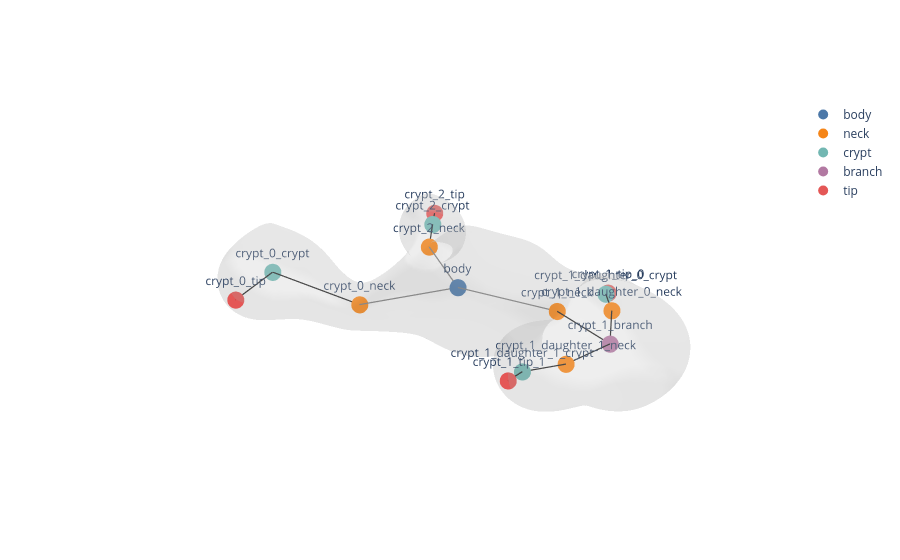
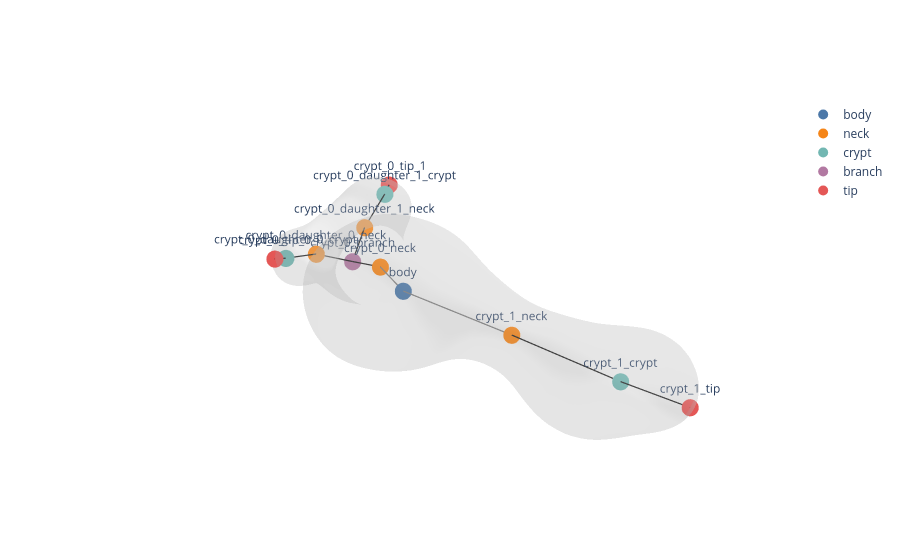
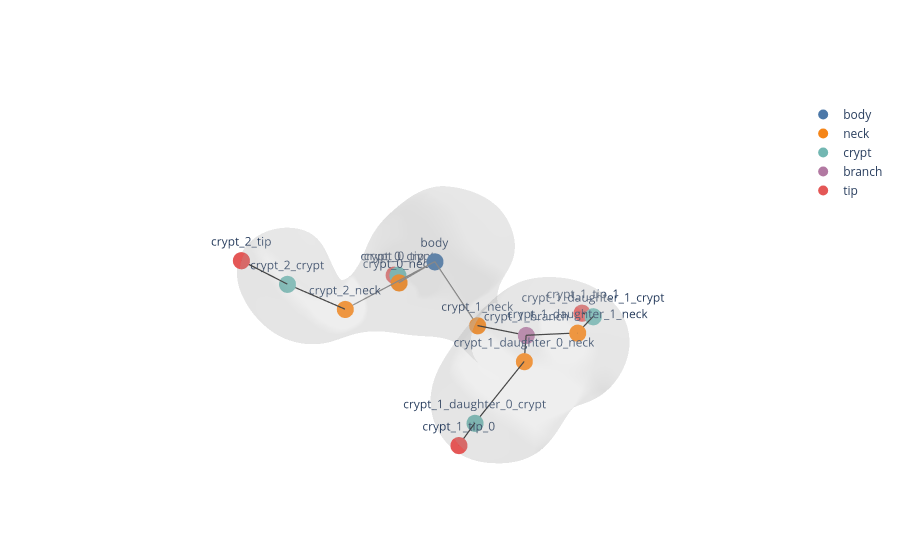
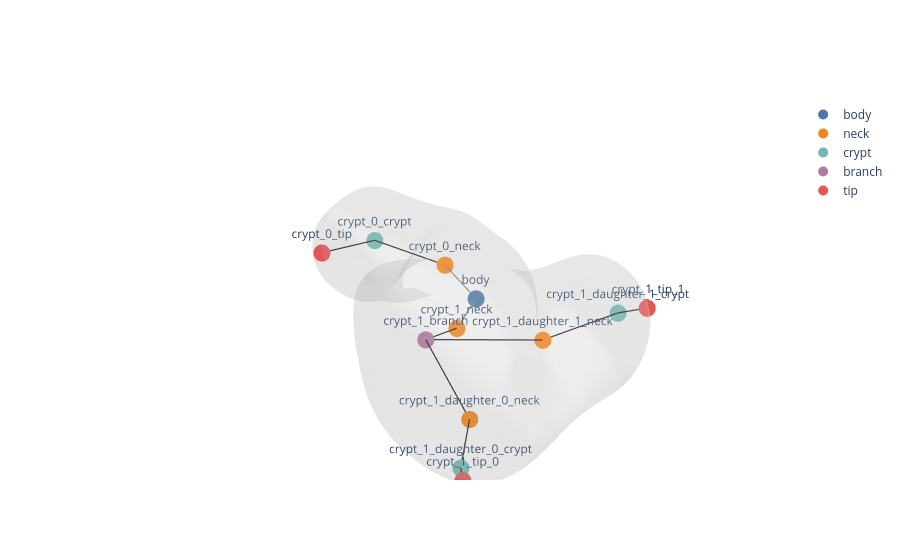

Write notebook code for charts like these, in order.
### Markdown cell above
## 4) Build skeletons for the batch

The function below is the main tuning loop. It runs detection and skeleton construction for every organoid in `organoid_records`, then displays each skeleton figure before its tables.

### Code cell
def split_growth_candidates(skel_vars):
    initial_patches = skel_vars.get("initial_patches", [])
    validations = skel_vars.get("split_validations", [])
    rows = []
    for i, validation in enumerate(validations):
        if validation.get("reason") in {"not_refined_split", "split_validation_disabled"}:
            continue
        boundary_lengths = validation.get("boundary_lengths") or []
        if not boundary_lengths:
            continue
        initial_patch = initial_patches[i] if i < len(initial_patches) else []
        rows.append((i, validation, initial_patch))
    return rows


def plot_split_growth_perimeter(validation, *, title=None):
    lengths = np.asarray(validation.get("boundary_lengths") or [], dtype=float)
    sizes = np.asarray(validation.get("region_sizes") or [], dtype=float)
    if lengths.size == 0 or sizes.size != lengths.size:
        return None

    grown = sizes - sizes[0]
    fig, ax = plt.subplots(figsize=(6.5, 3.0), dpi=120)
    ax.plot(grown, lengths, marker="o", markersize=2.5, linewidth=1.25, color="#264653")
    ax.set_xlabel("vertices grown")
    ax.set_ylabel("boundary perimeter")
    if title:
        ax.set_title(title)

    min_index = validation.get("minimum_index")
    if min_index is not None and 0 <= int(min_index) < lengths.size:
        min_index = int(min_index)
        label = "selected neckline" if validation.get("kept_as_split") else "global minimum candidate"
        ax.scatter(
            [grown[min_index]],
            [lengths[min_index]],
            s=42,
            color="#e76f51",
            edgecolor="white",
            linewidth=0.8,
            zorder=5,
            label=label,
        )
        ax.axvline(grown[min_index], color="#e76f51", linestyle="--", linewidth=0.9, alpha=0.75)
        ax.legend(frameon=False, loc="best")

    ax.grid(alpha=0.25, linewidth=0.6)
    fig.tight_layout()
    return fig


def display_split_growth_plots(mesh, skel_vars, *, label_uid):
    candidates = split_growth_candidates(skel_vars)
    if not candidates:
        return

    display(HTML("<h4>Split-stem growth diagnostics</h4>"))
    for parent_idx, validation, initial_patch in candidates:
        reason = validation.get("reason")
        kept = "kept" if validation.get("kept_as_split") else "flattened"
        title = f"{label_uid} parent candidate {parent_idx} ({kept}: {reason})"

        perimeter_fig = plot_split_growth_perimeter(validation, title=title)
        if perimeter_fig is not None:
            display(perimeter_fig)
            plt.close(perimeter_fig)


def graph_measurements(graph):
    rows = []
    for crypt_id in graph.crypt_ids():
        direction = crypt_attachment_direction(graph, crypt_id)
        rows.append(
            dict(
                crypt_id=crypt_id,
                path_length=crypt_path_length(graph, crypt_id),
                straight_distance=crypt_straight_distance(graph, crypt_id),
                tortuosity=crypt_tortuosity(graph, crypt_id),
                bend_angle_rad=crypt_bend_angle(graph, crypt_id),
                attachment_x=direction[0],
                attachment_y=direction[1],
                attachment_z=direction[2],
            )
        )
    return pd.DataFrame(rows)


def run_skeleton_pipeline(
    record,
    *,
    detection_kwargs=None,
    filter_kwargs=None,
    build_kwargs=None,
    show_tables=True,
    show_plots=True,
):
    detection_kwargs = dict(DETECTION_KWARGS if detection_kwargs is None else detection_kwargs)
    filter_kwargs = dict(FILTER_KWARGS if filter_kwargs is None else filter_kwargs)
    build_kwargs = dict(BUILD_KWARGS if build_kwargs is None else build_kwargs)
    mesh = load_prepared_mesh(record)

    filter_fn_list = make_filter_list(**filter_kwargs)

    detections, skel_vars = detect_crypts_for_skeleton(
        mesh,
        vocab,
        geodesic_fn=compute_geodesics_dijkstra,
        filter_fn_list=filter_fn_list,
        return_intermediates=True,
        **detection_kwargs,
    )

    build_kwargs["metadata"] = {
        "label_uid": record["label_uid"],
        "mesh_path": record["mesh_path"],
        "timepoint": record["timepoint"],
        "well": record["well"],
        "organoid_id": record["organoid_id"],
    }
    graph = build_skeleton_from_crypt_detections(
        vertices=mesh.v,
        faces=mesh.f,
        crypt_detections=detections,
        **build_kwargs,
    )

    measurements = graph_measurements(graph)

    print(f"Skeleton crypts: {number_of_crypts(graph)}")
    print(f"Split crypts   : {number_of_split_crypts(graph)}")
    print(f"Nodes / edges  : {len(graph.nodes)} / {len(graph.edges)}")

    if show_plots:
        display(
            plot_mesh_with_skeleton(
                mesh.v,
                mesh.f,
                graph,
                backend="plotly",
                mesh_alpha=0.22,
                show_node_labels=True,
            )
        )
        display_split_growth_plots(mesh, skel_vars, label_uid=record["label_uid"])

    if show_tables:
        display(measurements)
        display(graph.to_node_dataframe())
        display(graph.to_edge_dataframe())

    return dict(
        record=record,
        mesh=mesh,
        detections=detections,
        graph=graph,
        skel_vars=skel_vars,
        measurements=measurements,
    )


batch_results = []
summary_rows = []
for record in organoid_records:
    display(HTML(f"<h3>{record['label_uid']}</h3>"))
    result = run_skeleton_pipeline(record, show_tables=True, show_plots=True)
    batch_results.append(result)
    graph = result["graph"]
    validations = result["skel_vars"].get("split_validations", [])
    summary_rows.append(
        dict(
            label_uid=record["label_uid"],
            timepoint=record["timepoint"],
            well=record["well"],
            organoid_id=record["organoid_id"],
            n_crypts=number_of_crypts(graph),
            n_split_crypts=number_of_split_crypts(graph),
            n_kept_parent_splits=sum(bool(v.get("kept_as_split")) for v in validations),
            n_flattened_parent_splits=sum(
                (v.get("reason") not in {"not_refined_split", "split_validation_disabled"})
                and not bool(v.get("kept_as_split"))
                for v in validations
            ),
            n_nodes=len(graph.nodes),
            n_edges=len(graph.edges),
        )
    )

batch_summary = pd.DataFrame(summary_rows)
display(HTML("<h3>Batch summary</h3>"))
display(batch_summary)

### Figure 1 — Plotly figure (JSON) as saved in the notebook; plotly's stock layout.template omitted (floating-point values rounded to 4 significant figures; data arrays with more than 128 entries replaced by an {"elided": "..."} marker saying what was removed)
{"data": [{"color": "lightgray", "hoverinfo": "skip", "i": {"elided": "35998 int values"}, "j": {"elided": "35998 int values"}, "k": {"elided": "35998 int values"}, "name": "mesh", "opacity": 0.22, "type": "mesh3d", "x": {"elided": "18001 float values"}, "y": {"elided": "18001 float values"}, "z": {"elided": "18001 float values"}}, {"hovertext": "crypt_0_body_to_neck", "line": {"color": "#7f7f7f", "width": 2.5}, "mode": "lines", "name": "body_to_neck", "showlegend": false, "type": "scatter3d", "x": [-0.8974, 3.014], "y": [0.5606, -5.87], "z": [0.07004, -2.269]}, {"hovertext": "crypt_0_neck_to_crypt", "line": {"color": "#222222", "width": 2.5}, "mode": "lines", "name": "neck_to_crypt", "showlegend": false, "type": "scatter3d", "x": [3.014, 6.879], "y": [-5.87, -11.35], "z": [-2.269, -0.08426]}, {"hovertext": "crypt_0_crypt_to_tip", "line": {"color": "#222222", "width": 2.5}, "mode": "lines", "name": "crypt_to_tip", "showlegend": false, "type": "scatter3d", "x": [6.879, 10.78], "y": [-11.35, -9.023], "z": [-0.08426, -0.125]}, {"hovertext": "crypt_1_body_to_neck", "line": {"color": "#7f7f7f", "width": 2.5}, "mode": "lines", "name": "body_to_neck", "showlegend": false, "type": "scatter3d", "x": [-0.8974, -2.879], "y": [0.5606, 7.287], "z": [0.07004, 0.0516]}, {"hovertext": "crypt_1_neck_to_branch", "line": {"color": "#222222", "width": 2.5}, "mode": "lines", "name": "neck_to_branch", "showlegend": false, "type": "scatter3d", "x": [-2.879, -2.679], "y": [7.287, 11.04], "z": [0.0516, -0.5682]}, {"hovertext": "crypt_1_branch_to_daughter_0_neck", "line": {"color": "#222222", "width": 2.5}, "mode": "lines", "name": "branch_to_neck", "showlegend": false, "type": "scatter3d", "x": [-2.679, -6.659], "y": [11.04, 9.223], "z": [-0.5682, -0.6305]}, {"hovertext": "crypt_1_daughter_0_neck_to_crypt", "line": {"color": "#222222", "width": 2.5}, "mode": "lines", "name": "neck_to_crypt", "showlegend": false, "type": "scatter3d", "x": [-6.659, -8.607], "y": [9.223, 7.821], "z": [-0.6305, -0.6067]}, {"hovertext": "crypt_1_daughter_0_crypt_to_tip", "line": {"color": "#222222", "width": 2.5}, "mode": "lines", "name": "crypt_to_tip", "showlegend": false, "type": "scatter3d", "x": [-8.607, -9.19], "y": [7.821, 7.727], "z": [-0.6067, -0.7656]}, {"hovertext": "crypt_1_branch_to_daughter_1_neck", "line": {"color": "#222222", "width": 2.5}, "mode": "lines", "name": "branch_to_neck", "showlegend": false, "type": "scatter3d", "x": [-2.679, 1.641], "y": [11.04, 10.61], "z": [-0.5682, -0.01914]}, {"hovertext": "crypt_1_daughter_1_neck_to_crypt", "line": {"color": "#222222", "width": 2.5}, "mode": "lines", "name": "neck_to_crypt", "showlegend": false, "type": "scatter3d", "x": [1.641, 4.056], "y": [10.61, 9.508], "z": [-0.01914, 0.1834]}, {"hovertext": "crypt_1_daughter_1_crypt_to_tip", "line": {"color": "#222222", "width": 2.5}, "mode": "lines", "name": "crypt_to_tip", "showlegend": false, "type": "scatter3d", "x": [4.056, 5.335], "y": [9.508, 9.56], "z": [0.1834, 0.3488]}, {"hovertext": "crypt_2_body_to_neck", "line": {"color": "#7f7f7f", "width": 2.5}, "mode": "lines", "name": "body_to_neck", "showlegend": false, "type": "scatter3d", "x": [-0.8974, -2.523], "y": [0.5606, -3.961], "z": [0.07004, 1.408]}, {"hovertext": "crypt_2_neck_to_crypt", "line": {"color": "#222222", "width": 2.5}, "mode": "lines", "name": "neck_to_crypt", "showlegend": false, "type": "scatter3d", "x": [-2.523, -5.075], "y": [-3.961, -6.151], "z": [1.408, 2.095]}, {"hovertext": "crypt_2_crypt_to_tip", "line": {"color": "#222222", "width": 2.5}, "mode": "lines", "name": "crypt_to_tip", "showlegend": false, "type": "scatter3d", "x": [-5.075, -6.693], "y": [-6.151, -7.54], "z": [2.095, 2.394]}, {"hovertext": ["body"], "marker": {"color": "#4c78a8", "size": 10}, "mode": "markers+text", "name": "body", "text": ["body"], "textposition": "top center", "type": "scatter3d", "x": [-0.8974], "y": [0.5606], "z": [0.07004]}, {"hovertext": ["crypt_0_neck", "crypt_1_neck", "crypt_1_daughter_0_neck", "crypt_1_daughter_1_neck", "crypt_2_neck"], "marker": {"color": "#f58518", "size": 10}, "mode": "markers+text", "name": "neck", "text": ["crypt_0_neck", "crypt_1_neck", "crypt_1_daughter_0_neck", "crypt_1_daughter_1_neck", "crypt_2_neck"], "textposition": "top center", "type": "scatter3d", "x": [3.014, -2.879, -6.659, 1.641, -2.523], "y": [-5.87, 7.287, 9.223, 10.61, -3.961], "z": [-2.269, 0.0516, -0.6305, -0.01914, 1.408]}, {"hovertext": ["crypt_0_crypt", "crypt_1_daughter_0_crypt", "crypt_1_daughter_1_crypt", "crypt_2_crypt"], "marker": {"color": "#72b7b2", "size": 10}, "mode": "markers+text", "name": "crypt", "text": ["crypt_0_crypt", "crypt_1_daughter_0_crypt", "crypt_1_daughter_1_crypt", "crypt_2_crypt"], "textposition": "top center", "type": "scatter3d", "x": [6.879, -8.607, 4.056, -5.075], "y": [-11.35, 7.821, 9.508, -6.151], "z": [-0.08426, -0.6067, 0.1834, 2.095]}, {"hovertext": ["crypt_1_branch"], "marker": {"color": "#b279a2", "size": 10}, "mode": "markers+text", "name": "branch", "text": ["crypt_1_branch"], "textposition": "top center", "type": "scatter3d", "x": [-2.679], "y": [11.04], "z": [-0.5682]}, {"hovertext": ["crypt_0_tip", "crypt_1_tip_0", "crypt_1_tip_1", "crypt_2_tip"], "marker": {"color": "#e45756", "size": 10}, "mode": "markers+text", "name": "tip", "text": ["crypt_0_tip", "crypt_1_tip_0", "crypt_1_tip_1", "crypt_2_tip"], "textposition": "top center", "type": "scatter3d", "x": [10.78, -9.19, 5.335, -6.693], "y": [-9.023, 7.727, 9.56, -7.54], "z": [-0.125, -0.7656, 0.3488, 2.394]}], "layout": {"scene": {"aspectmode": "data", "camera": {"eye": {"x": 1.05, "y": 1.05, "z": 0.75}}, "xaxis": {"visible": false}, "yaxis": {"visible": false}, "zaxis": {"visible": false}}}}

### Figure 2 — Plotly figure (JSON) as saved in the notebook; plotly's stock layout.template omitted (floating-point values rounded to 4 significant figures; data arrays with more than 128 entries replaced by an {"elided": "..."} marker saying what was removed)
{"data": [{"color": "lightgray", "hoverinfo": "skip", "i": {"elided": "35998 int values"}, "j": {"elided": "35998 int values"}, "k": {"elided": "35998 int values"}, "name": "mesh", "opacity": 0.22, "type": "mesh3d", "x": {"elided": "18001 float values"}, "y": {"elided": "18001 float values"}, "z": {"elided": "18001 float values"}}, {"hovertext": "crypt_0_body_to_neck", "line": {"color": "#7f7f7f", "width": 2.5}, "mode": "lines", "name": "body_to_neck", "showlegend": false, "type": "scatter3d", "x": [1.889, -1.065], "y": [0.7081, -5.158], "z": [0.5327, -0.6936]}, {"hovertext": "crypt_0_neck_to_branch", "line": {"color": "#222222", "width": 2.5}, "mode": "lines", "name": "neck_to_branch", "showlegend": false, "type": "scatter3d", "x": [-1.065, -0.9289], "y": [-5.158, -8.387], "z": [-0.6936, -1.218]}, {"hovertext": "crypt_0_branch_to_daughter_0_neck", "line": {"color": "#222222", "width": 2.5}, "mode": "lines", "name": "branch_to_neck", "showlegend": false, "type": "scatter3d", "x": [-0.9289, 1.942], "y": [-8.387, -8.601], "z": [-1.218, 0.17]}, {"hovertext": "crypt_0_daughter_0_neck_to_crypt", "line": {"color": "#222222", "width": 2.5}, "mode": "lines", "name": "neck_to_crypt", "showlegend": false, "type": "scatter3d", "x": [1.942, 4.443], "y": [-8.601, -8.227], "z": [0.17, 0.7039]}, {"hovertext": "crypt_0_daughter_0_crypt_to_tip", "line": {"color": "#222222", "width": 2.5}, "mode": "lines", "name": "crypt_to_tip", "showlegend": false, "type": "scatter3d", "x": [4.443, 5.283], "y": [-8.227, -8.053], "z": [0.7039, 0.9587]}, {"hovertext": "crypt_0_branch_to_daughter_1_neck", "line": {"color": "#222222", "width": 2.5}, "mode": "lines", "name": "branch_to_neck", "showlegend": false, "type": "scatter3d", "x": [-0.9289, -2.858], "y": [-8.387, -9.181], "z": [-1.218, 0.8423]}, {"hovertext": "crypt_0_daughter_1_neck_to_crypt", "line": {"color": "#222222", "width": 2.5}, "mode": "lines", "name": "neck_to_crypt", "showlegend": false, "type": "scatter3d", "x": [-2.858, -5.363], "y": [-9.181, -9.598], "z": [0.8423, 2.933]}, {"hovertext": "crypt_0_daughter_1_crypt_to_tip", "line": {"color": "#222222", "width": 2.5}, "mode": "lines", "name": "crypt_to_tip", "showlegend": false, "type": "scatter3d", "x": [-5.363, -6.056], "y": [-9.598, -9.847], "z": [2.933, 3.515]}, {"hovertext": "crypt_1_body_to_neck", "line": {"color": "#7f7f7f", "width": 2.5}, "mode": "lines", "name": "body_to_neck", "showlegend": false, "type": "scatter3d", "x": [1.889, 0.2766], "y": [0.7081, 7.358], "z": [0.5327, -0.2265]}, {"hovertext": "crypt_1_neck_to_crypt", "line": {"color": "#222222", "width": 2.5}, "mode": "lines", "name": "neck_to_crypt", "showlegend": false, "type": "scatter3d", "x": [0.2766, -1.936], "y": [7.358, 12.48], "z": [-0.2265, -1.64]}, {"hovertext": "crypt_1_crypt_to_tip", "line": {"color": "#222222", "width": 2.5}, "mode": "lines", "name": "crypt_to_tip", "showlegend": false, "type": "scatter3d", "x": [-1.936, -3.689], "y": [12.48, 15.36], "z": [-1.64, -2.589]}, {"hovertext": ["body"], "marker": {"color": "#4c78a8", "size": 10}, "mode": "markers+text", "name": "body", "text": ["body"], "textposition": "top center", "type": "scatter3d", "x": [1.889], "y": [0.7081], "z": [0.5327]}, {"hovertext": ["crypt_0_neck", "crypt_0_daughter_0_neck", "crypt_0_daughter_1_neck", "crypt_1_neck"], "marker": {"color": "#f58518", "size": 10}, "mode": "markers+text", "name": "neck", "text": ["crypt_0_neck", "crypt_0_daughter_0_neck", "crypt_0_daughter_1_neck", "crypt_1_neck"], "textposition": "top center", "type": "scatter3d", "x": [-1.065, 1.942, -2.858, 0.2766], "y": [-5.158, -8.601, -9.181, 7.358], "z": [-0.6936, 0.17, 0.8423, -0.2265]}, {"hovertext": ["crypt_0_daughter_0_crypt", "crypt_0_daughter_1_crypt", "crypt_1_crypt"], "marker": {"color": "#72b7b2", "size": 10}, "mode": "markers+text", "name": "crypt", "text": ["crypt_0_daughter_0_crypt", "crypt_0_daughter_1_crypt", "crypt_1_crypt"], "textposition": "top center", "type": "scatter3d", "x": [4.443, -5.363, -1.936], "y": [-8.227, -9.598, 12.48], "z": [0.7039, 2.933, -1.64]}, {"hovertext": ["crypt_0_branch"], "marker": {"color": "#b279a2", "size": 10}, "mode": "markers+text", "name": "branch", "text": ["crypt_0_branch"], "textposition": "top center", "type": "scatter3d", "x": [-0.9289], "y": [-8.387], "z": [-1.218]}, {"hovertext": ["crypt_0_tip_0", "crypt_0_tip_1", "crypt_1_tip"], "marker": {"color": "#e45756", "size": 10}, "mode": "markers+text", "name": "tip", "text": ["crypt_0_tip_0", "crypt_0_tip_1", "crypt_1_tip"], "textposition": "top center", "type": "scatter3d", "x": [5.283, -6.056, -3.689], "y": [-8.053, -9.847, 15.36], "z": [0.9587, 3.515, -2.589]}], "layout": {"scene": {"aspectmode": "data", "camera": {"eye": {"x": 1.05, "y": 1.05, "z": 0.75}}, "xaxis": {"visible": false}, "yaxis": {"visible": false}, "zaxis": {"visible": false}}}}

### Figure 3 — Plotly figure (JSON) as saved in the notebook; plotly's stock layout.template omitted (floating-point values rounded to 4 significant figures; data arrays with more than 128 entries replaced by an {"elided": "..."} marker saying what was removed)
{"data": [{"color": "lightgray", "hoverinfo": "skip", "i": {"elided": "35998 int values"}, "j": {"elided": "35998 int values"}, "k": {"elided": "35998 int values"}, "name": "mesh", "opacity": 0.22, "type": "mesh3d", "x": {"elided": "18001 float values"}, "y": {"elided": "18001 float values"}, "z": {"elided": "18001 float values"}}, {"hovertext": "crypt_0_body_to_neck", "line": {"color": "#7f7f7f", "width": 2.5}, "mode": "lines", "name": "body_to_neck", "showlegend": false, "type": "scatter3d", "x": [-2.257, -2.842], "y": [-2.659, -7.658], "z": [1.288, -2.398]}, {"hovertext": "crypt_0_neck_to_crypt", "line": {"color": "#222222", "width": 2.5}, "mode": "lines", "name": "neck_to_crypt", "showlegend": false, "type": "scatter3d", "x": [-2.842, -4.52], "y": [-7.658, -9.784], "z": [-2.398, -2.927]}, {"hovertext": "crypt_0_crypt_to_tip", "line": {"color": "#222222", "width": 2.5}, "mode": "lines", "name": "crypt_to_tip", "showlegend": false, "type": "scatter3d", "x": [-4.52, -4.894], "y": [-9.784, -10.79], "z": [-2.927, -3.363]}, {"hovertext": "crypt_1_body_to_neck", "line": {"color": "#7f7f7f", "width": 2.5}, "mode": "lines", "name": "body_to_neck", "showlegend": false, "type": "scatter3d", "x": [-2.257, -2.667], "y": [-2.659, 1.435], "z": [1.288, -2.781]}, {"hovertext": "crypt_1_neck_to_branch", "line": {"color": "#222222", "width": 2.5}, "mode": "lines", "name": "neck_to_branch", "showlegend": false, "type": "scatter3d", "x": [-2.667, -1.635], "y": [1.435, 6.323], "z": [-2.781, -0.9768]}, {"hovertext": "crypt_1_branch_to_daughter_0_neck", "line": {"color": "#222222", "width": 2.5}, "mode": "lines", "name": "branch_to_neck", "showlegend": false, "type": "scatter3d", "x": [-1.635, 1.131], "y": [6.323, 8.09], "z": [-0.9768, -0.7364]}, {"hovertext": "crypt_1_daughter_0_neck_to_crypt", "line": {"color": "#222222", "width": 2.5}, "mode": "lines", "name": "neck_to_crypt", "showlegend": false, "type": "scatter3d", "x": [1.131, 5.991], "y": [8.09, 8.533], "z": [-0.7364, -1.961]}, {"hovertext": "crypt_1_daughter_0_crypt_to_tip", "line": {"color": "#222222", "width": 2.5}, "mode": "lines", "name": "crypt_to_tip", "showlegend": false, "type": "scatter3d", "x": [5.991, 7.553], "y": [8.533, 8.828], "z": [-1.961, -2.194]}, {"hovertext": "crypt_1_branch_to_daughter_1_neck", "line": {"color": "#222222", "width": 2.5}, "mode": "lines", "name": "branch_to_neck", "showlegend": false, "type": "scatter3d", "x": [-1.635, -3.816], "y": [6.323, 8.733], "z": [-0.9768, -0.696]}, {"hovertext": "crypt_1_daughter_1_neck_to_crypt", "line": {"color": "#222222", "width": 2.5}, "mode": "lines", "name": "neck_to_crypt", "showlegend": false, "type": "scatter3d", "x": [-3.816, -6.645], "y": [8.733, 8.336], "z": [-0.696, -0.8011]}, {"hovertext": "crypt_1_daughter_1_crypt_to_tip", "line": {"color": "#222222", "width": 2.5}, "mode": "lines", "name": "crypt_to_tip", "showlegend": false, "type": "scatter3d", "x": [-6.645, -7.543], "y": [8.336, 7.078], "z": [-0.8011, -1.389]}, {"hovertext": "crypt_2_body_to_neck", "line": {"color": "#7f7f7f", "width": 2.5}, "mode": "lines", "name": "body_to_neck", "showlegend": false, "type": "scatter3d", "x": [-2.257, 3.874], "y": [-2.659, -6.035], "z": [1.288, -1.751]}, {"hovertext": "crypt_2_neck_to_crypt", "line": {"color": "#222222", "width": 2.5}, "mode": "lines", "name": "neck_to_crypt", "showlegend": false, "type": "scatter3d", "x": [3.874, 7.662], "y": [-6.035, -6.906], "z": [-1.751, 1.352]}, {"hovertext": "crypt_2_crypt_to_tip", "line": {"color": "#222222", "width": 2.5}, "mode": "lines", "name": "crypt_to_tip", "showlegend": false, "type": "scatter3d", "x": [7.662, 10.04], "y": [-6.906, -7.823], "z": [1.352, 3.533]}, {"hovertext": ["body"], "marker": {"color": "#4c78a8", "size": 10}, "mode": "markers+text", "name": "body", "text": ["body"], "textposition": "top center", "type": "scatter3d", "x": [-2.257], "y": [-2.659], "z": [1.288]}, {"hovertext": ["crypt_0_neck", "crypt_1_neck", "crypt_1_daughter_0_neck", "crypt_1_daughter_1_neck", "crypt_2_neck"], "marker": {"color": "#f58518", "size": 10}, "mode": "markers+text", "name": "neck", "text": ["crypt_0_neck", "crypt_1_neck", "crypt_1_daughter_0_neck", "crypt_1_daughter_1_neck", "crypt_2_neck"], "textposition": "top center", "type": "scatter3d", "x": [-2.842, -2.667, 1.131, -3.816, 3.874], "y": [-7.658, 1.435, 8.09, 8.733, -6.035], "z": [-2.398, -2.781, -0.7364, -0.696, -1.751]}, {"hovertext": ["crypt_0_crypt", "crypt_1_daughter_0_crypt", "crypt_1_daughter_1_crypt", "crypt_2_crypt"], "marker": {"color": "#72b7b2", "size": 10}, "mode": "markers+text", "name": "crypt", "text": ["crypt_0_crypt", "crypt_1_daughter_0_crypt", "crypt_1_daughter_1_crypt", "crypt_2_crypt"], "textposition": "top center", "type": "scatter3d", "x": [-4.52, 5.991, -6.645, 7.662], "y": [-9.784, 8.533, 8.336, -6.906], "z": [-2.927, -1.961, -0.8011, 1.352]}, {"hovertext": ["crypt_1_branch"], "marker": {"color": "#b279a2", "size": 10}, "mode": "markers+text", "name": "branch", "text": ["crypt_1_branch"], "textposition": "top center", "type": "scatter3d", "x": [-1.635], "y": [6.323], "z": [-0.9768]}, {"hovertext": ["crypt_0_tip", "crypt_1_tip_0", "crypt_1_tip_1", "crypt_2_tip"], "marker": {"color": "#e45756", "size": 10}, "mode": "markers+text", "name": "tip", "text": ["crypt_0_tip", "crypt_1_tip_0", "crypt_1_tip_1", "crypt_2_tip"], "textposition": "top center", "type": "scatter3d", "x": [-4.894, 7.553, -7.543, 10.04], "y": [-10.79, 8.828, 7.078, -7.823], "z": [-3.363, -2.194, -1.389, 3.533]}], "layout": {"scene": {"aspectmode": "data", "camera": {"eye": {"x": 1.05, "y": 1.05, "z": 0.75}}, "xaxis": {"visible": false}, "yaxis": {"visible": false}, "zaxis": {"visible": false}}}}

### Figure 4 — Plotly figure (JSON) as saved in the notebook; plotly's stock layout.template omitted (floating-point values rounded to 4 significant figures; data arrays with more than 128 entries replaced by an {"elided": "..."} marker saying what was removed)
{"data": [{"color": "lightgray", "hoverinfo": "skip", "i": {"elided": "35998 int values"}, "j": {"elided": "35998 int values"}, "k": {"elided": "35998 int values"}, "name": "mesh", "opacity": 0.22, "type": "mesh3d", "x": {"elided": "18001 float values"}, "y": {"elided": "18001 float values"}, "z": {"elided": "18001 float values"}}, {"hovertext": "crypt_0_body_to_neck", "line": {"color": "#7f7f7f", "width": 2.5}, "mode": "lines", "name": "body_to_neck", "showlegend": false, "type": "scatter3d", "x": [-1.077, -3.176], "y": [1.73, -2.958], "z": [-0.5166, -0.3416]}, {"hovertext": "crypt_0_neck_to_crypt", "line": {"color": "#222222", "width": 2.5}, "mode": "lines", "name": "neck_to_crypt", "showlegend": false, "type": "scatter3d", "x": [-3.176, -2.015], "y": [-2.958, -9.458], "z": [-0.3416, 0.1037]}, {"hovertext": "crypt_0_crypt_to_tip", "line": {"color": "#222222", "width": 2.5}, "mode": "lines", "name": "crypt_to_tip", "showlegend": false, "type": "scatter3d", "x": [-2.015, 3.954], "y": [-9.458, -7.377], "z": [0.1037, 1.374]}, {"hovertext": "crypt_1_body_to_neck", "line": {"color": "#7f7f7f", "width": 2.5}, "mode": "lines", "name": "body_to_neck", "showlegend": false, "type": "scatter3d", "x": [-1.077, 3.04], "y": [1.73, 3.877], "z": [-0.5166, 0.05544]}, {"hovertext": "crypt_1_neck_to_branch", "line": {"color": "#222222", "width": 2.5}, "mode": "lines", "name": "neck_to_branch", "showlegend": false, "type": "scatter3d", "x": [3.04, 6.066], "y": [3.877, 4.655], "z": [0.05544, 1.085]}, {"hovertext": "crypt_1_branch_to_daughter_0_neck", "line": {"color": "#222222", "width": 2.5}, "mode": "lines", "name": "branch_to_neck", "showlegend": false, "type": "scatter3d", "x": [6.066, 6.258], "y": [4.655, 7.659], "z": [1.085, -1.694]}, {"hovertext": "crypt_1_daughter_0_neck_to_crypt", "line": {"color": "#222222", "width": 2.5}, "mode": "lines", "name": "neck_to_crypt", "showlegend": false, "type": "scatter3d", "x": [6.258, 7.855], "y": [7.659, 8.601], "z": [-1.694, -2.752]}, {"hovertext": "crypt_1_daughter_0_crypt_to_tip", "line": {"color": "#222222", "width": 2.5}, "mode": "lines", "name": "crypt_to_tip", "showlegend": false, "type": "scatter3d", "x": [7.855, 8.109], "y": [8.601, 8.952], "z": [-2.752, -3.013]}, {"hovertext": "crypt_1_branch_to_daughter_1_neck", "line": {"color": "#222222", "width": 2.5}, "mode": "lines", "name": "branch_to_neck", "showlegend": false, "type": "scatter3d", "x": [6.066, 1.495], "y": [4.655, 8.116], "z": [1.085, 0.5538]}, {"hovertext": "crypt_1_daughter_1_neck_to_crypt", "line": {"color": "#222222", "width": 2.5}, "mode": "lines", "name": "neck_to_crypt", "showlegend": false, "type": "scatter3d", "x": [1.495, -1.67], "y": [8.116, 10.23], "z": [0.5538, 1.647]}, {"hovertext": "crypt_1_daughter_1_crypt_to_tip", "line": {"color": "#222222", "width": 2.5}, "mode": "lines", "name": "crypt_to_tip", "showlegend": false, "type": "scatter3d", "x": [-1.67, -2.455], "y": [10.23, 11.26], "z": [1.647, 2.018]}, {"hovertext": ["body"], "marker": {"color": "#4c78a8", "size": 10}, "mode": "markers+text", "name": "body", "text": ["body"], "textposition": "top center", "type": "scatter3d", "x": [-1.077], "y": [1.73], "z": [-0.5166]}, {"hovertext": ["crypt_0_neck", "crypt_1_neck", "crypt_1_daughter_0_neck", "crypt_1_daughter_1_neck"], "marker": {"color": "#f58518", "size": 10}, "mode": "markers+text", "name": "neck", "text": ["crypt_0_neck", "crypt_1_neck", "crypt_1_daughter_0_neck", "crypt_1_daughter_1_neck"], "textposition": "top center", "type": "scatter3d", "x": [-3.176, 3.04, 6.258, 1.495], "y": [-2.958, 3.877, 7.659, 8.116], "z": [-0.3416, 0.05544, -1.694, 0.5538]}, {"hovertext": ["crypt_0_crypt", "crypt_1_daughter_0_crypt", "crypt_1_daughter_1_crypt"], "marker": {"color": "#72b7b2", "size": 10}, "mode": "markers+text", "name": "crypt", "text": ["crypt_0_crypt", "crypt_1_daughter_0_crypt", "crypt_1_daughter_1_crypt"], "textposition": "top center", "type": "scatter3d", "x": [-2.015, 7.855, -1.67], "y": [-9.458, 8.601, 10.23], "z": [0.1037, -2.752, 1.647]}, {"hovertext": ["crypt_1_branch"], "marker": {"color": "#b279a2", "size": 10}, "mode": "markers+text", "name": "branch", "text": ["crypt_1_branch"], "textposition": "top center", "type": "scatter3d", "x": [6.066], "y": [4.655], "z": [1.085]}, {"hovertext": ["crypt_0_tip", "crypt_1_tip_0", "crypt_1_tip_1"], "marker": {"color": "#e45756", "size": 10}, "mode": "markers+text", "name": "tip", "text": ["crypt_0_tip", "crypt_1_tip_0", "crypt_1_tip_1"], "textposition": "top center", "type": "scatter3d", "x": [3.954, 8.109, -2.455], "y": [-7.377, 8.952, 11.26], "z": [1.374, -3.013, 2.018]}], "layout": {"scene": {"aspectmode": "data", "camera": {"eye": {"x": 1.05, "y": 1.05, "z": 0.75}}, "xaxis": {"visible": false}, "yaxis": {"visible": false}, "zaxis": {"visible": false}}}}
